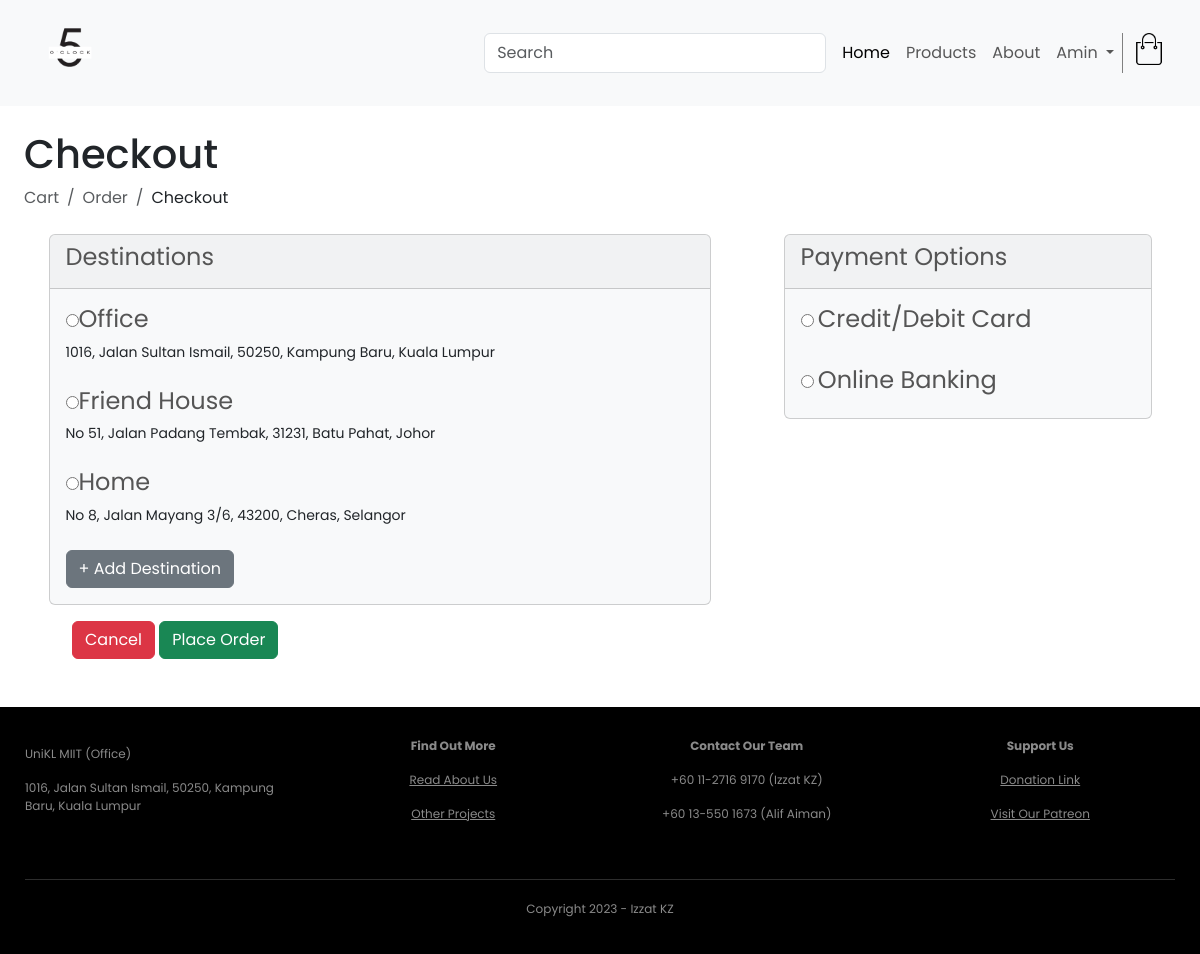
Page /ecommerce/customer/checkout.php (signed in) on the committed database.
### tables this page shows
CREATE TABLE `destination` (
  `destination_id` int(11) NOT NULL,
  `cust_id` int(11) DEFAULT NULL,
  `location` varchar(191) NOT NULL,
  `address` text NOT NULL,
  `postcode` int(5) NOT NULL,
  `city` varchar(50) NOT NULL,
  `state` varchar(50) NOT NULL
);

### ecommerce/customer/checkout.php (the view, shortened to what this page needs)
<?php
include('includes/header.php');
include('../config/dbcon.php');
$cust_id = $_SESSION['auth_user']['user_id'];
?>
<div class="container-fluid px-4">
    <h1 class="mt-4">Checkout</h1>
    <ol class="breadcrumb mb-4">
        <li class="breadcrumb-item active">Cart</li>
        <li class="breadcrumb-item active">Order</li>
        <li class="breadcrumb-item">Checkout</li>
    </ol>
    </div>
    <div class="container-fluid px-4">
    <div class="row justify-content-around" style="align-items: flex-start;">
        <div class="col-md-7 mx-3 mb-3">
    <div class="card bg-light">
        <div class="card-header">
            <h4>Destinations</h4>
        </div>
        <div class="card-body">
        <form action="payment-details.php" method="post">
            <?php
            $query = "SELECT d.* FROM destination d JOIN customers c ON d.cust_id = c.cust_id WHERE c.cust_id = '$cust_id'";
            $result = mysqli_query($con, $query);
            while ($row = mysqli_fetch_assoc($result)) {
                echo '<input type="radio" id="'.$row['destination_id'].'" name="destination_id" value="'.$row['destination_id'].'" required>';
                echo '<label for="'.$row['destination_id'].'"><h4>' .$row['location'].'</h4></label><br>';
                echo '<label class="small" for="'.$row['destination_id'].'">' .$row['address']. ', ' .$row['postcode']. ', '.$row['city']. ', '.$row['state'].'</label><br><br>';
            }
            ?>
            <a href="destination-add-2.php" name="add_destination2" class="btn btn-secondary">+ Add Destination</a>
        </div>
        </div>
            </div>
        <div class="col-md-4 mx-3 mb-3">
            <div class="card bg-light">
                <div class="card-header">
                    <h4>Payment Options</h4>
                </div>
                <div class="card-body">
                <input type="radio" id="card" name="payment_option" value="Credit/Debit Card" required>
                <label for="card"><h4>Credit/Debit Card</h4></label><br><br>
                <input type="radio" id="online" name="payment_option" value="Online Banking" required>
                <label for="online"><h4>Online Banking</h4></label><br>
                </div></div>
        </div>
    </div>
    <div class="row">
        <div class="col-md-8 mx-5 mb-5">
        <a href="cart.php" class="btn btn-danger" >Cancel</a>
            <button type="submit" name="place_order" class="btn btn-success">Place Order</button>
        </div>
    </div>
</div>
<?php include('includes/footer.php'); ?>

### ecommerce/customer/style.css (style rules this page uses)
* { margin: 0; padding: 0; box-sizing: border-box; }
body { font-family: 'Poppins', sans-serif; }
a { text-decoration: none; color: #555; }
.row { display: flex; align-items: center; flex-wrap: wrap; justify-content: flex-start; }
h4 { color: #555; font-weight: normal; }

### rows in the picture
destination: location "Office", address "1016, Jalan Sultan Ismail", postcode "50250", city "Kampung Baru", state "Kuala Lumpur"
destination: location "Friend House", address "No 51, Jalan Padang Tembak", postcode "31231", city "Batu Pahat", state "Johor"
destination: location "Home", address "No 8, Jalan Mayang 3/6", postcode "43200", city "Cheras", state "Selangor"

### other values in the picture
$_SESSION['auth_user']['user_name'] "Amin"
